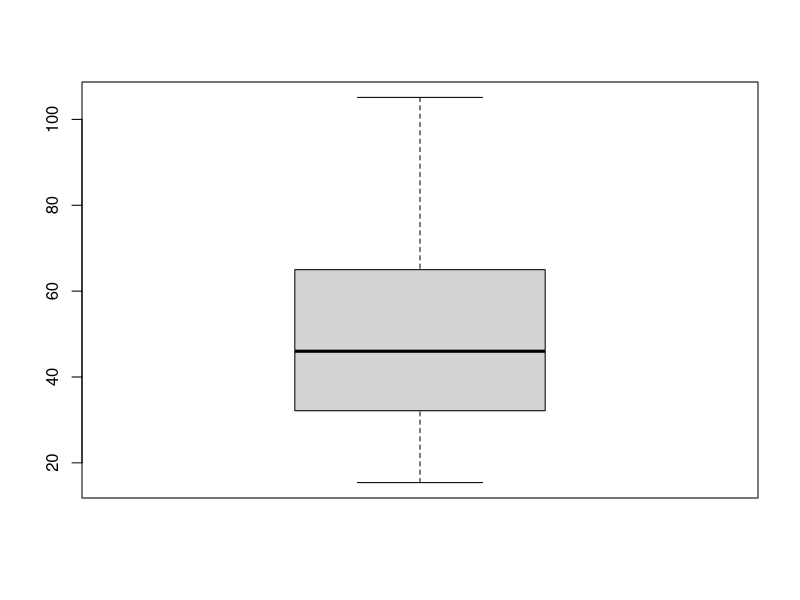
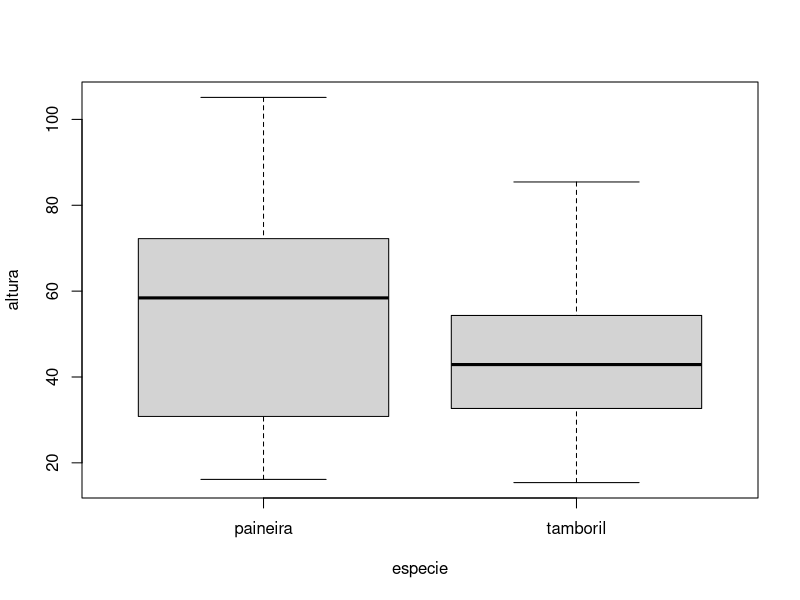
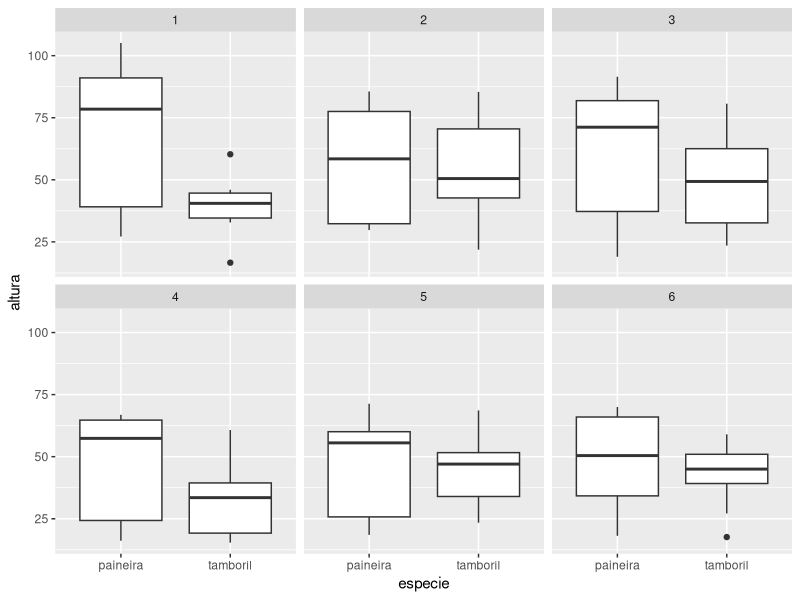

The R source for these figures, in order:
# carregando o readr
# carregando o arquivo mudas
library(readr)
mudas <- read_csv("crescimento_mudas_viveiro_USP.csv", locale = locale(encoding = "WINDOWS-1252"))


# verificando a classe de cada variável com str
str(mudas)

# ajustando o tiipo de variável para factor
mudas$especie<- as.factor(mudas$especie)

# calculando a media, mediana e desvio pd por especie
tapply(mudas$altura, mudas$especie, mean)
tapply(mudas$altura, mudas$especie, median)
tapply(mudas$altura, mudas$especie, sd)

# calculando media, mediana e desvio pd por especie e por bloco e substrato

mudas$bloco<- as.factor(mudas$bloco)
mudas$substrato<- as.factor((mudas$substrato))

library(dplyr)

mudas %>%
  group_by(especie, bloco, substrato) %>% 
  summarise(media=mean(altura), mediana=median(altura), desvio=sd(altura))


# fazendo o mesmo com tapply
# também é possivel incluir na.rm=TRUE no final, depois da função para remover NAs
tapply(mudas$altura, list(mudas$especie, mudas$bloco, mudas$substrato), mean)
tapply(mudas$altura, list(mudas$especie, mudas$bloco), median)
tapply(mudas$altura, list(mudas$especie, mudas$bloco), sd)


# fazendo o boxplot

boxplot(mudas$altura)
boxplot(altura~especie, data=mudas)


# boxplot com ggplot e dplyr

library(ggplot2)

mudas %>% 
  group_by(especie) %>% 
  ggplot(aes(x= especie, y=altura))+geom_boxplot()+
  facet_wrap(~bloco)

